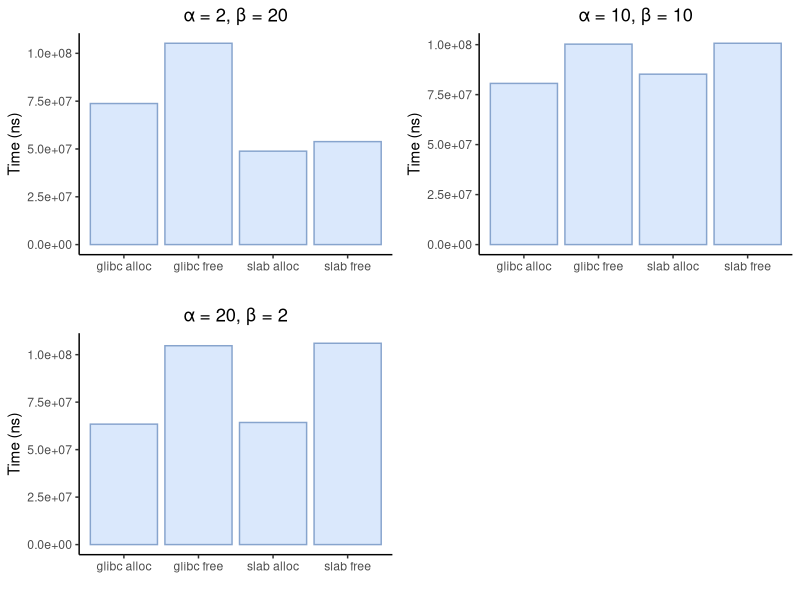
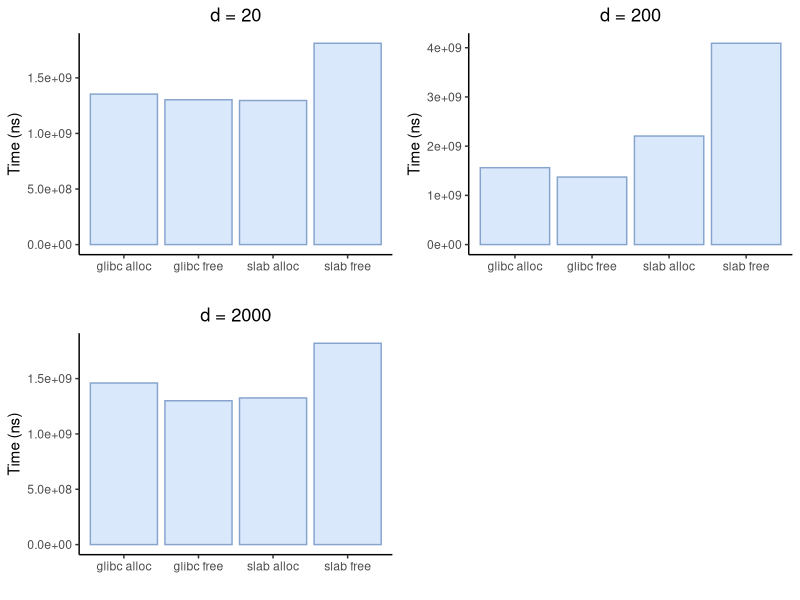
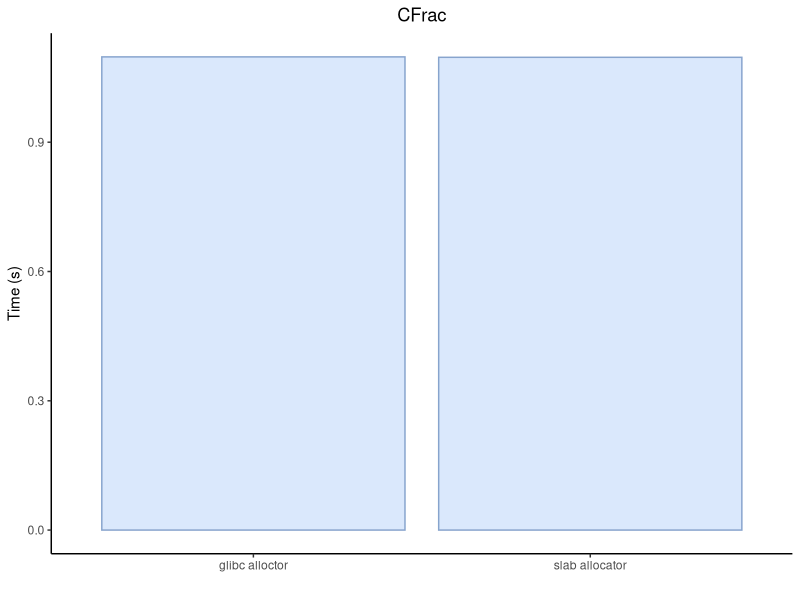

Here is the R script that generated these plots, in order:
library(cowplot)
library(ggplot2)

a2b20 = data.frame(
  name=c("glibc alloc", "glibc free", "slab alloc", "slab free"),
  value=c(73762004, 105279871, 48850355, 53842230)
)

a10b10 = data.frame(
  name=c("glibc alloc", "glibc free", "slab alloc", "slab free"),
  value=c(80618721, 100255538, 85237269, 100701580)
)

a20b2 = data.frame(
  name=c("glibc alloc", "glibc free", "slab alloc", "slab free"),
  value=c(63419295, 104708128, 64289456, 106009778)
)

p1 = ggplot(a2b20, aes(x=name, y=value)) + 
  geom_bar(stat = "identity", colour="#87a4cd", fill="#dae8fc") +
  ggtitle("α = 2, β = 20") +
  xlab("") + 
  ylab("Time (ns)") +
  theme_classic() + 
  theme(plot.title = element_text(hjust = 0.5))

p2 = ggplot(a10b10, aes(x=name, y=value)) + 
  geom_bar(stat = "identity", colour="#87a4cd", fill="#dae8fc") +
  ggtitle("α = 10, β = 10") +
  xlab("") + 
  ylab("Time (ns)") + 
  theme_classic() + 
  theme(plot.title = element_text(hjust = 0.5))


p3 = ggplot(a20b2, aes(x=name, y=value)) + 
  geom_bar(stat = "identity", colour="#87a4cd", fill="#dae8fc") +
  ggtitle("α = 20, β = 2") +
  xlab("") +
  ylab("Time (ns)") +
  theme_classic() +
  theme(plot.title = element_text(hjust = 0.5))


p4 = plot_grid(p1, p2, p3, labels=c("", "", ""), ncol=2, nrow=2)
sizedistrfile = "sizedistr.pdf"
save_plot(sizedistrfile, p4, ncol=2, nrow=2, base_asp=1.1, device=cairo_pdf)


d20 = data.frame(
  name=c("glibc alloc", "glibc free", "slab alloc", "slab free"),
  value=c(1353739496, 1302657973, 1296069239, 1811195904)
)

d200 = data.frame(
  name=c("glibc alloc", "glibc free", "slab alloc", "slab free"),
  value=c(1562964912, 1372038624, 2205603636, 4090888374)
)

d2000 = data.frame(
  name=c("glibc alloc", "glibc free", "slab alloc", "slab free"),
  value=c(1459956050, 1299646708, 1324878552, 1819149237)
)

p5 = ggplot(d20, aes(x=name, y=value)) + 
  geom_bar(stat = "identity", colour="#87a4cd", fill="#dae8fc") +
  ggtitle("d = 20") +
  xlab("") + 
  ylab("Time (ns)") +
  theme_classic() + 
  theme(plot.title = element_text(hjust = 0.5))

p6 = ggplot(d200, aes(x=name, y=value)) + 
  geom_bar(stat = "identity", colour="#87a4cd", fill="#dae8fc") +
  ggtitle("d = 200") +
  xlab("") + 
  ylab("Time (ns)") + 
  theme_classic() + 
  theme(plot.title = element_text(hjust = 0.5))


p7 = ggplot(d2000, aes(x=name, y=value)) + 
  geom_bar(stat = "identity", colour="#87a4cd", fill="#dae8fc") +
  ggtitle("d = 2000") +
  xlab("") +
  ylab("Time (ns)") +
  theme_classic() + 
  theme(plot.title = element_text(hjust = 0.5))

p8 = plot_grid(p5, p6, p7, labels=c("", "", ""), ncol=2, nrow=2)
randompatternfname = "randomapttern.pdf"
save_plot(randompatternfname, p8, ncol=2, nrow=2, base_asp=1.1, device=cairo_pdf)

cfrac = data.frame(
  name=c("glibc alloctor", "slab allocator"),
  value=c(1.098, 1.097)
)

p9 = ggplot(cfrac, aes(x=name, y=value)) + 
  geom_bar(stat = "identity", colour="#87a4cd", fill="#dae8fc") +
  ggtitle("CFrac") +
  xlab("") +
  ylab("Time (s)") +
  theme_classic() + 
  theme(plot.title = element_text(hjust = 0.5))
cfracfname = "cfrac.pdf"
save_plot(cfracfname, p9, ncol=2, nrow=2, base_asp=1.1, device=cairo_pdf)
